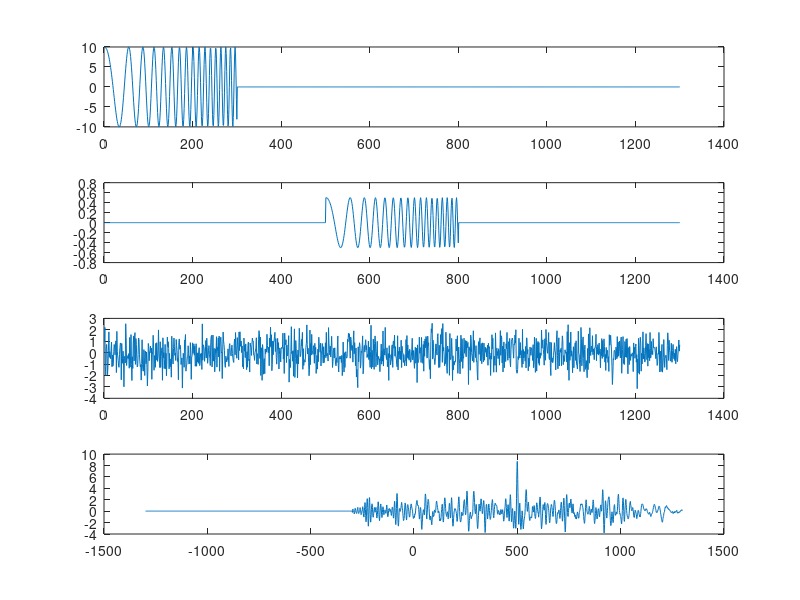

Write the MATLAB code that produced this figure.
clc;
clearvars;

T = 100;
t = 0:3*T;
x1 = 10*chirp(0:299,0.01,t(end), 0.1);
%be careful with chirp thing
%understand the value thing
x = [ x1 zeros(1,1000)];

echo = [zeros(1,500) 0.05.*x1 zeros(1,500)];



noise = randn(1, length(echo));
noise_add_sig = echo + noise;

[Rxr lag] = xcorr(noise_add_sig, x);
Rxr = normalize(Rxr);
%multifreq burst is better single freq burst
subplot(4,1,1)
plot(x);
subplot(4,1,2)
plot(echo)
subplot(4,1,3)
plot(noise_add_sig)
subplot(4,1,4)
plot(lag, Rxr)